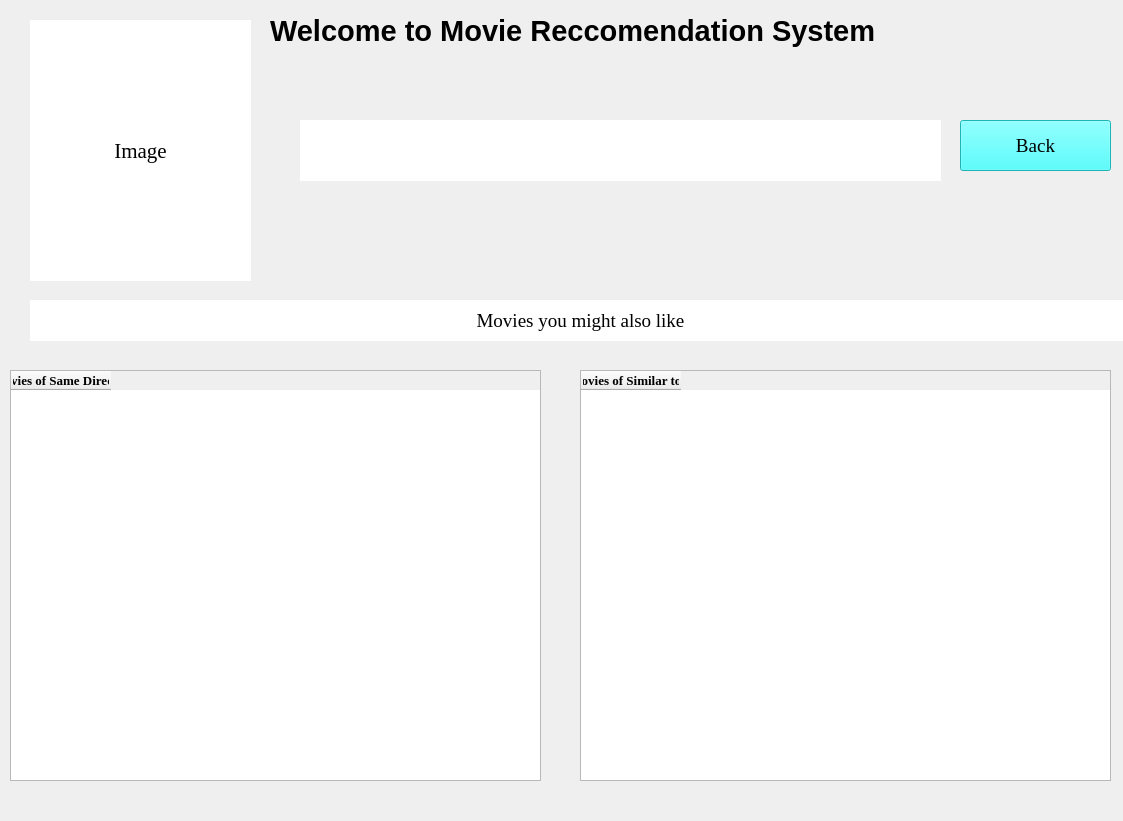
<?xml version="1.0" encoding="UTF-8"?>
<ui version="4.0">
 <class>MainWindow</class>
 <widget class="QMainWindow" name="MainWindow">
  <property name="geometry">
   <rect>
    <x>0</x>
    <y>0</y>
    <width>1123</width>
    <height>821</height>
   </rect>
  </property>
  <property name="windowTitle">
   <string>MainWindow</string>
  </property>
  <property name="styleSheet">
   <string notr="true">#centralwidget
{
	background-image:url(&quot;C:/Users/jaswa/Desktop/internship/projets/proj2/ui/image.jpg&quot;);
}</string>
  </property>
  <widget class="QWidget" name="centralwidget">
   <widget class="QLabel" name="img">
    <property name="geometry">
     <rect>
      <x>30</x>
      <y>20</y>
      <width>221</width>
      <height>261</height>
     </rect>
    </property>
    <property name="font">
     <font>
      <family>Times New Roman</family>
      <pointsize>16</pointsize>
      <weight>9</weight>
      <italic>false</italic>
      <bold>false</bold>
     </font>
    </property>
    <property name="styleSheet">
     <string notr="true">background-color: rgb(255, 255, 255);
font: 75 16pt &quot;Times New Roman&quot;;</string>
    </property>
    <property name="text">
     <string>Image</string>
    </property>
    <property name="scaledContents">
     <bool>true</bool>
    </property>
    <property name="alignment">
     <set>Qt::AlignCenter</set>
    </property>
   </widget>
   <widget class="QLabel" name="mn">
    <property name="geometry">
     <rect>
      <x>300</x>
      <y>120</y>
      <width>641</width>
      <height>61</height>
     </rect>
    </property>
    <property name="font">
     <font>
      <pointsize>12</pointsize>
      <weight>75</weight>
      <bold>true</bold>
     </font>
    </property>
    <property name="styleSheet">
     <string notr="true">background-color: rgb(255, 255, 255);</string>
    </property>
    <property name="text">
     <string/>
    </property>
    <property name="scaledContents">
     <bool>true</bool>
    </property>
    <property name="alignment">
     <set>Qt::AlignCenter</set>
    </property>
   </widget>
   <widget class="QPushButton" name="gn_3">
    <property name="geometry">
     <rect>
      <x>960</x>
      <y>120</y>
      <width>151</width>
      <height>51</height>
     </rect>
    </property>
    <property name="font">
     <font>
      <family>Times New Roman</family>
      <pointsize>14</pointsize>
      <weight>50</weight>
      <italic>false</italic>
      <bold>false</bold>
     </font>
    </property>
    <property name="styleSheet">
     <string notr="true">background-color: rgb(42, 252, 255);
font: 14pt &quot;Times New Roman&quot;;</string>
    </property>
    <property name="text">
     <string>Back</string>
    </property>
   </widget>
   <widget class="QTableWidget" name="dmn">
    <property name="geometry">
     <rect>
      <x>10</x>
      <y>370</y>
      <width>531</width>
      <height>411</height>
     </rect>
    </property>
    <property name="font">
     <font>
      <family>Times New Roman</family>
      <pointsize>14</pointsize>
      <weight>9</weight>
      <italic>false</italic>
      <bold>false</bold>
     </font>
    </property>
    <property name="styleSheet">
     <string notr="true">font: 75 14pt &quot;Times New Roman&quot;;</string>
    </property>
    <property name="editTriggers">
     <set>QAbstractItemView::NoEditTriggers</set>
    </property>
    <column>
     <property name="text">
      <string>Movies of Same Director</string>
     </property>
     <property name="font">
      <font>
       <pointsize>10</pointsize>
       <weight>75</weight>
       <bold>true</bold>
      </font>
     </property>
    </column>
   </widget>
   <widget class="QLabel" name="mn_2">
    <property name="geometry">
     <rect>
      <x>30</x>
      <y>300</y>
      <width>1101</width>
      <height>41</height>
     </rect>
    </property>
    <property name="font">
     <font>
      <family>Times New Roman</family>
      <pointsize>14</pointsize>
      <weight>50</weight>
      <italic>false</italic>
      <bold>false</bold>
     </font>
    </property>
    <property name="styleSheet">
     <string notr="true">background-color: rgb(255, 255, 255);
font: 14pt &quot;Times New Roman&quot;;</string>
    </property>
    <property name="text">
     <string>Movies you might also like</string>
    </property>
    <property name="scaledContents">
     <bool>true</bool>
    </property>
    <property name="alignment">
     <set>Qt::AlignCenter</set>
    </property>
   </widget>
   <widget class="QLabel" name="heading">
    <property name="geometry">
     <rect>
      <x>270</x>
      <y>10</y>
      <width>811</width>
      <height>41</height>
     </rect>
    </property>
    <property name="font">
     <font>
      <pointsize>22</pointsize>
      <weight>75</weight>
      <bold>true</bold>
     </font>
    </property>
    <property name="text">
     <string>Welcome to Movie Reccomendation System</string>
    </property>
   </widget>
   <widget class="QTableWidget" name="gnr2">
    <property name="geometry">
     <rect>
      <x>580</x>
      <y>370</y>
      <width>531</width>
      <height>411</height>
     </rect>
    </property>
    <property name="font">
     <font>
      <family>Times New Roman</family>
      <pointsize>14</pointsize>
      <weight>9</weight>
      <italic>false</italic>
      <bold>false</bold>
     </font>
    </property>
    <property name="styleSheet">
     <string notr="true">font: 75 14pt &quot;Times New Roman&quot;;</string>
    </property>
    <property name="editTriggers">
     <set>QAbstractItemView::NoEditTriggers</set>
    </property>
    <column>
     <property name="text">
      <string>Movies of Similar to it</string>
     </property>
     <property name="font">
      <font>
       <pointsize>10</pointsize>
       <weight>75</weight>
       <bold>true</bold>
      </font>
     </property>
    </column>
   </widget>
  </widget>
 </widget>
 <resources/>
 <connections/>
</ui>
